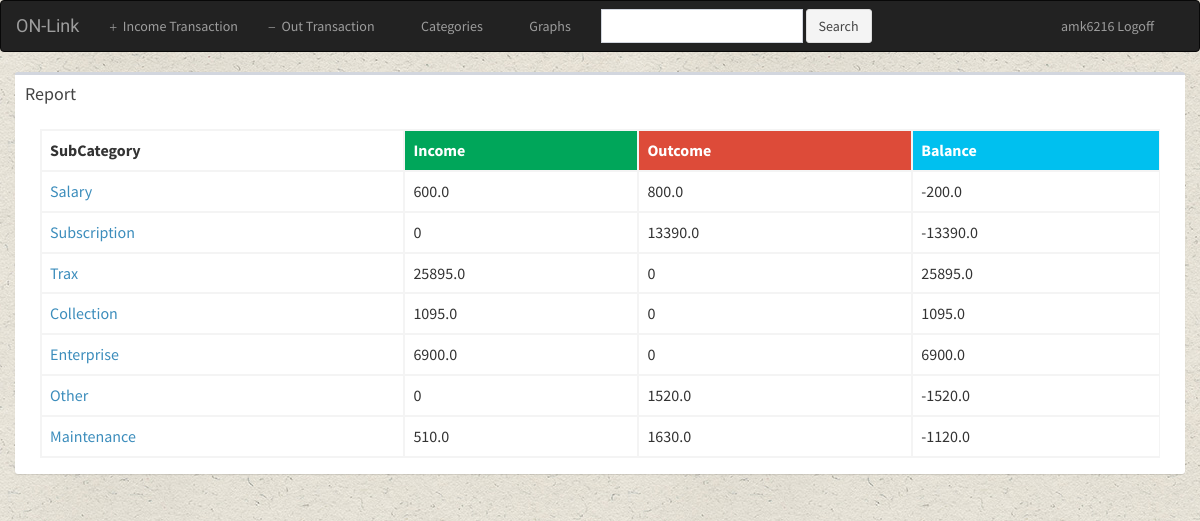
/basic/report/13/ (signed in), run on the app's committed database.
### basic/models.py (models this page shows, shortened)
class SubCategory(models.Model):
	user = models.ForeignKey(User,on_delete = models.CASCADE,default = 1)
	parent = models.ForeignKey(Category, on_delete = models.CASCADE)
	name = models.CharField(max_length = 64)

### basic/views.py (the view)
# urls.py: url(r'^report/(?P<maincategory_id>[0-9]+)/$', views.report , name='report'),
def report(request,maincategory_id):
	if not request.user.is_authenticated():
		return render(request, 'basic/login.html')
	else:
		maincategory = get_object_or_404(Category,pk=maincategory_id,user=request.user)
		sub_cat = SubCategory.objects.filter(parent = maincategory_id,user=request.user)
		report = {}
		for sub in sub_cat:
			in_trans = InTransaction.objects.filter(sub_cat= sub.id,user=request.user)
			out_trans = OutTransaction.objects.filter(sub_cat= sub.id,user=request.user)
			sum_in = 0
			sum_out = 0
			for trans in in_trans:
				sum_in += trans.amount
			for trans in out_trans:
				sum_out += trans.amount
			report.update({(sub.id,sub.name):[sum_in, sum_out, sum_in - sum_out]})
		context = {'maincategory': maincategory,
			'report': report.items(),
			}
		return render(request,'basic/report.html',context)

### basic/templates/basic/report.html
{% extends 'basic/base.html' %}
{% block body %}
<div class="container container-fluid">
	<div class="row">
		<div class="box">
			<div class="box-header">
				<h4 class="box-title">Report</h4>
			</div>
			<div class="box-body">
				<div class="col-md-12 table-responsive">
					<table class="table table-hover table-bordered" id="example1">
						<tr>
							<th>SubCategory</th>
							<th class="btn-success">Income</th>
							<th class="btn-danger">Outcome</th>
							<th class="btn-info">Balance</th>
						</tr>
						{% for x,y in report %}
						<tr>
						<td><a href="{{x.0}}">{{x.1}}</a></td>
							{% for z in y %}
								<td>{{z}}</td>
							{% endfor %}
						</tr>
						{% endfor %}
					</table>
				</div>
			</div>
		</div>
	</div>
</div>
{% endblock %}

### basic/templates/basic/base.html (shortened to what this page needs)
<html>
	<head>
		{% load staticfiles %}
		<link rel="stylesheet" type="text/css" href="{% static 'basic/style.css' %}">
		  <link rel="stylesheet" href="{% static 'basic/bootstrap/css/bootstrap.min.css' %}">
		  <link rel="stylesheet" href="https://cdnjs.cloudflare.com/ajax/libs/font-awesome/4.5.0/css/font-awesome.min.css">
		  <link rel="stylesheet" href="https://cdnjs.cloudflare.com/ajax/libs/ionicons/2.0.1/css/ionicons.min.css">
		  <link rel="stylesheet" href="{% static 'basic/plugins/datatables/dataTables.bootstrap.css' %}">
  		  <link rel="stylesheet" href="{% static 'basic/plugins/morris/morris.css' %}">
		  <link rel="stylesheet" href="{% static 'basic/dist/css/AdminLTE.min.css' %}">
		  <link rel="stylesheet" href="{% static 'basic/dist/css/skins/_all-skins.min.css' %}">
	</head>
	<body>
		<div class="navbar navbar-inverse">
			<div class="container-fluid">
				<div class="navbar-header">
					<a href="{% url 'basic:index' %}" class="navbar-brand">ON-Link</a>
				</div>
				<div class="navbar-collapse collapse" id="topNavBar">
					<ul class="nav navbar-nav">
						<li><a href="{% url 'basic:addincome' %}"><span class="glyphicon glyphicon-plus" aria-hidden="true"></span>&nbsp;  Income Transaction</a></li>
						<li><a href="{% url 'basic:addoutcome' %}"><span class="glyphicon glyphicon-minus" aria-hidden="true"></span>&nbsp;  Out Transaction</a></li>
						<li>
							<a href="{% url 'basic:category_index' %}">
								<span class="glyphicon glyphicon-th" aria-hidden="true"></span>&nbsp; Categories
							</a>
						</li>
						<li>
							<a href="{% url 'basic:graphs' %}">
								<span class="glyphicon glyphicon-stats" aria-hidden="true"></span>&nbsp; Graphs
							</a>
						</li>
					</ul>
					<form class="navbar-form navbar-left" role="search" method="get" action="#">
						<div class="form-group">
							<input type="text" class="form-control" name="q" value="">
						</div>
						<button type="submit" class="btn btn-default">Search</button>
					</form>
					<ul class="nav navbar-nav pull-right">
						<li><a href="{% url 'basic:logout_user' %}"><span class="glyphicon glyphicon-user" aria-hidder="true"></span>&nbsp;{{user}} Logoff </a></li>
					</ul>
				</div>
			</div>
		</div>
		{% block body %}
		{% endblock %}
	</body>
</html>

### basic/static/basic/style.css (style rules this page uses)
body { background: url("images/bg.jpg") ; }
.navbar { border-radius: 0; }
.navbar-brand { font-family: 'Satisfy',cursive; }

### data on the page
SubCategory: name "Salary"
SubCategory: name "Subscription"
SubCategory: name "Trax"
SubCategory: name "Collection"
SubCategory: name "Enterprise"
SubCategory: name "Other"
SubCategory: name "Maintenance"

### other printed values
{{ user }} "amk6216"
{{ z }} "600.0" "800.0" "-200.0" "0" "13390.0" "-13390.0" "25895.0" "0" "25895.0" "1095.0" "0" "1095.0" "6900.0" "0" "6900.0" "0" "1520.0" "-1520.0" "510.0" "1630.0" "-1120.0"
